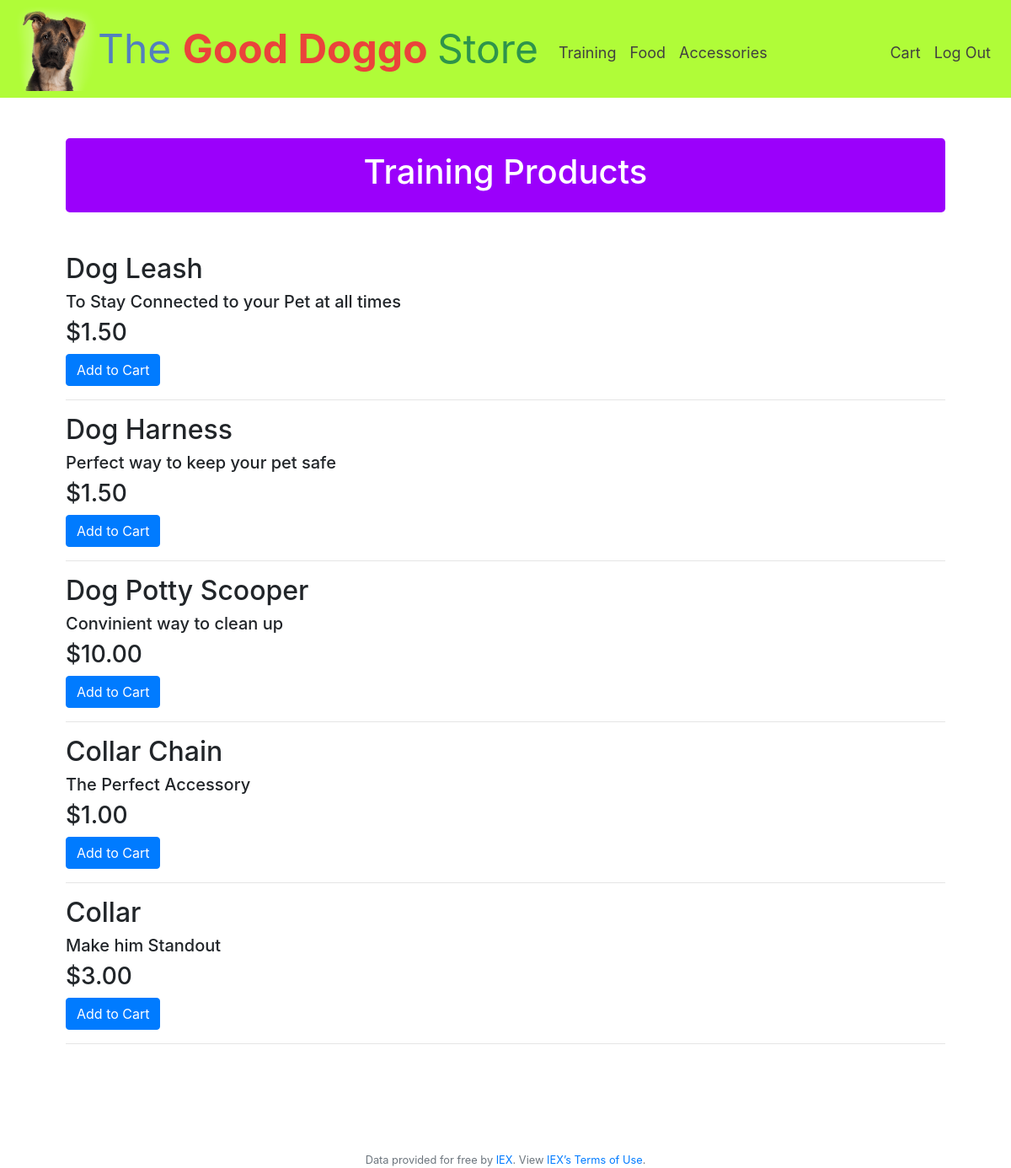
Page /training (signed in) on the committed database.
### tables this page shows
CREATE TABLE products (productid integer PRIMARY KEY, name text, price real, description text, quantity real, category text);

### application.py (the view)
@app.route("/training", methods=["GET", "POST"])
@login_required
def training():
    training = db.execute("SELECT * FROM products WHERE category = ?","training")
    return render_template("training.html", training=training)

### application.py (called while the page is built)
@app.after_request
def after_request(response):
    response.headers["Cache-Control"] = "no-cache, no-store, must-revalidate"
    response.headers["Expires"] = 0
    response.headers["Pragma"] = "no-cache"
    return response

### helpers.py (called while the page is built)
def login_required(f):
    @wraps(f)
    def decorated_function(*args, **kwargs):
        if session.get("user_id") is None:
            return redirect("/login")
        return f(*args, **kwargs)
    return decorated_function

def usd(value):
    return f"${value:,.2f}"

### templates/training.html (shortened to what this page needs)
{% extends "layout.html" %}
{% block main %}
<div class="jumbotron">
    <h1>Training Products</h1>
</div>
    <div class="page">
    {% for book in training %}
        <h2>{{ book.name }}</h2><h5>{{ book.description }}</h5><h3>{{ book.price | usd}}</h3>
        <form action="/cart" method="post">
            <input class="btn btn-primary" type="submit" value="Add to Cart">
            <hr>
        </form>
    {% endfor %}
    </div>
{% endblock %}

### static/styles.css (style rules this page uses)
.page { overflow-x: auto; text-align: left; }
.jumbotron { background-color: #9b00fb; color: #fff; margin-bottom: 3rem; padding: 1rem 1rem; text-align: center; }

### rows in the picture
products: name "Dog Leash", description "To Stay Connected to your Pet at all times", price "$1.50"
products: name "Dog Harness", description "Perfect way to keep your pet safe", price "$1.50"
products: name "Dog Potty Scooper", description "Convinient way to clean up", price "$10.00"
products: name "Collar Chain", description "The Perfect Accessory", price "$1.00"
products: name "Collar", description "Make him Standout", price "$3.00"
